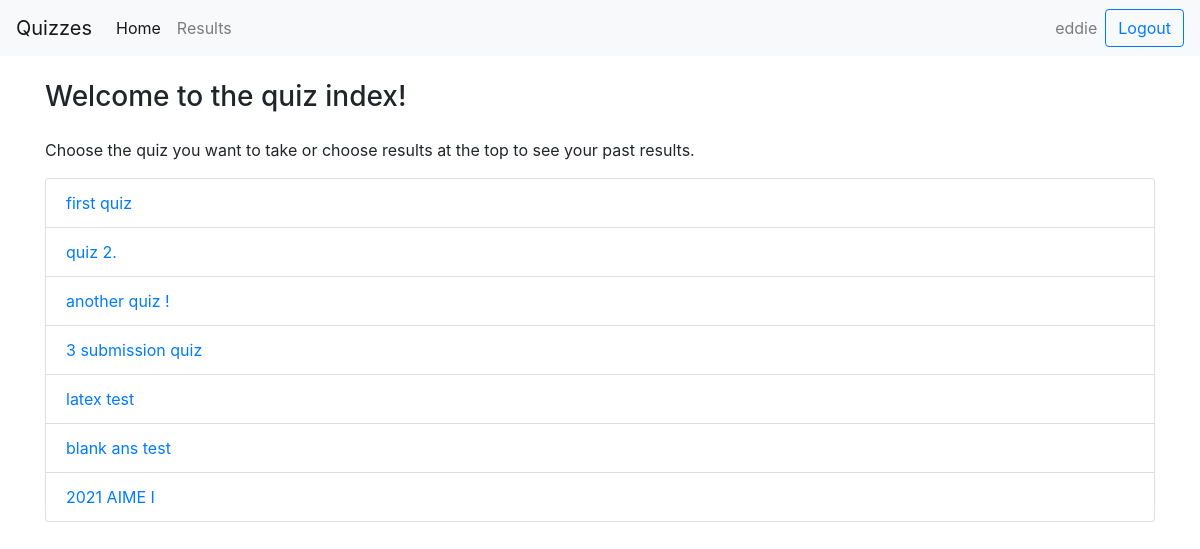
The app's page /quiz/ (signed in) with its own data.
### quiz/models.py (models this page shows, shortened)
class Quiz(models.Model):
    name = models.CharField(max_length=1000)
    max_subs = models.IntegerField(default = 99999)

### quiz/views.py (the view, shortened to what this page needs)
# urls.py: path('', views.IndexView.as_view(), name = 'index'),
class IndexView(View):
    def get(self, request):
        quizzes = Quiz.objects.all()
        template = loader.get_template('quiz/index.html')
        if request.user.is_authenticated:
            loggedIn = True
        else:
            loggedIn = False
        context = {
            'quizzes': quizzes,
            'loggedIn': loggedIn,
            'user': request.user
        }
        return HttpResponse(template.render(context, request))

### quiz/templates/quiz/index.html (shortened to what this page needs)
{% load static %}
<!DOCTYPE html>
<html>
  <head>
      <link rel="stylesheet" href="https://maxcdn.bootstrapcdn.com/bootstrap/4.4.1/css/bootstrap.min.css" />
      <link rel="stylesheet" type="text/css" href="{% static 'quiz/style.css' %}">
  </head>
  <body>
    {% if loggedIn %}
      <div class = "container-fluid">
        <nav class="navbar navbar-expand-lg navbar-light bg-light">
          <a class="navbar-brand" href="">Quizzes</a>
          <div class="collapse navbar-collapse" id="navbarSupportedContent">
            <ul class="navbar-nav mr-auto">
              <li class="nav-item active">
                <a class="nav-link" href="">Home <span class="sr-only">(current)</span></a>
              </li>
              <li class="nav-item">
                <a class="nav-link" href="results">Results</a>
              </li>
            </ul>
            <ul class="navbar-nav ml-auto">
              <span class="navbar-text mx-2">
                {{ user.username }}
              </span>
              <form method = "POST" class="form-inline my-2 my-lg-0">
                <button class="btn btn-outline-primary my-2 my-sm-0" type="submit" name = "logout">Logout</button>
              </form>
            </ul>
          </div>
        </nav>
      </div>
      <div class = "container">
        <div class = "page-header my-4">
          <h3>Welcome to the quiz index!</h3>
        </div>
        <p>Choose the quiz you want to take or choose results at the top to see your past results.</p>
        <ul class = "list-group">
          {% for quiz in quizzes %}
            <li class = "list-group-item"><a href = {{quiz.id}}>{{quiz.name}}</a></li>
          {% endfor %}
        </ul>
      </div>
    {% endif %}
  </body>
</html>

### quiz/static/quiz/style.css (style rules this page uses)
.navbar { margin-left: -15px; margin-right: -15px; }

### records on screen
Quiz: name "first quiz"
Quiz: name "quiz 2."
Quiz: name "another quiz !"
Quiz: name "3 submission quiz"
Quiz: name "latex test"
Quiz: name "blank ans test"
Quiz: name "2021 AIME I"

### other values on screen
{{ user.username }} "eddie"
